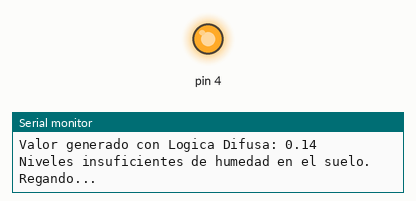
The sketch below on a simulated Arduino Uno, built with avr-gcc and run on an emulated ATmega328P. On the bench: output pins drawn as LEDs (lit = HIGH), the last lines printed to the serial monitor.

Above: at 0.3 s.
At 4.3 s:
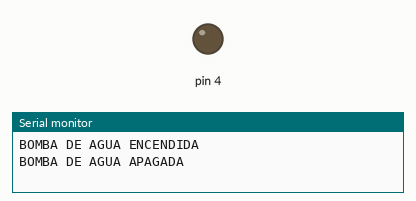
Timing chart, 0 to 5.8 s (numbered marks = the images above):
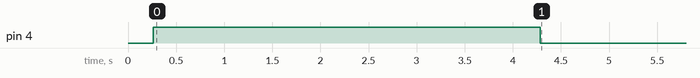

The sketch:

fuzzyRegar.ino
```cpp
/*
   PROYECTO FINAL DE INTELIGENCIA ARTIFICIAL (8452)
"PROPICIAR LA AGRICULTURA CON REGADERAS INTELIGENTES"
        PROFESOR: JOSÉ CARLOS RANGEL ORTIZ

                    AUTORES:
         ADEMIR MONTENEGRO (8-990-1685)
         CECYDI BETHANCOURT (8-993-1290)
           MIGUEL ORTEGA (8-943-1355)

                    GRUPO:
                   1IL-133

               I SEMESTRE, 2022
                */

#define FIS_TYPE float
#define FIS_RESOLUSION 101
#define FIS_MIN -3.4028235E+38
#define FIS_MAX 3.4028235E+38
#define sensor_humedad_pin A1
#define sensor_humedad_pin2 A2
typedef FIS_TYPE(*_FIS_MF)(FIS_TYPE, FIS_TYPE*);
typedef FIS_TYPE(*_FIS_ARR_OP)(FIS_TYPE, FIS_TYPE);
typedef FIS_TYPE(*_FIS_ARR)(FIS_TYPE*, int, _FIS_ARR_OP);

//***********************************************************************
// Matlab .fis to arduino C converter v2.0.1.25122016
// - Karthik Nadig, USA
// Please report bugs to:
// https://github.com/karthiknadig/ArduinoFIS/issues
// If you don't have a GitHub account mail to karthiknadig@gmail.com
//***********************************************************************

// Number of inputs to the fuzzy inference system
const int fis_gcI = 2;
// Number of outputs to the fuzzy inference system
const int fis_gcO = 1;
// Number of rules to the fuzzy inference system
const int fis_gcR = 9;

FIS_TYPE g_fisInput[fis_gcI];
FIS_TYPE g_fisOutput[fis_gcO];


void setup()
{
    Serial.begin(9600);
    pinMode(4,OUTPUT);
}


void loop()
{
    //Decodificar valores de humedad a porcentajes usables
    float humedadA1 = map(analogRead(sensor_humedad_pin),0,1023,100,0);
    float humedadA2 = map(analogRead(sensor_humedad_pin2),0,1023,100,0);
    //Imprimir valores de entrada
    Serial.print("\n--------------------------------");
    Serial.print("\nHumedad del sensor azul: ");
    Serial.print(humedadA1);
    Serial.print("%");
    Serial.print("\n/////////////////////////////");
    Serial.print("\nHumedad del sensor naranja: ");
    Serial.print(humedadA2);
    Serial.print("%");
    Serial.print("\n--------------------------------");

    g_fisInput[0]=humedadA1;
    g_fisInput[1]=humedadA2;
    g_fisOutput[0] = 0;
    fis_evaluate();

    //Imprimir valores de salida o resultados

    Serial.print("\nValor generado con Logica Difusa: ");
    Serial.print(g_fisOutput[0]);
    float resultado = g_fisOutput[0];
    //Si el resultado es menor a 0.5, indicando baja humedad
    if(resultado<0.49){
      Serial.print("\nNiveles insuficientes de humedad en el suelo. Regando...");
      //Encender bomba de agua
      digitalWrite(4,HIGH);
      Serial.print("\nBOMBA DE AGUA ENCENDIDA");
      //Esperar 4 segundos, y luego apagar bomba de agua
      delay(4000);
      digitalWrite(4,LOW);
      Serial.print("\nBOMBA DE AGUA APAGADA");
    }
    //Si el resultado es igual a 0.5, indicando niveles estables de humedad
    if(resultado==0.50){
      Serial.print("\nNiveles óptimos de humedad en el suelo.");
    }
    //Si el resultado es mayor a 0.5, osea humedad alta
    if(resultado>0.7){
      Serial.print("\nNiveles altos de humedad en el suelo. ¡Evite regar en exceso!");
    }
    //Esperar 20 minutos para realizar el proceso nuevamente
    delay(1200000);
}

//***********************************************************************
// Support functions for Fuzzy Inference System
//***********************************************************************
// Triangular Member Function
FIS_TYPE fis_trimf(FIS_TYPE x, FIS_TYPE* p)
{
    FIS_TYPE a = p[0], b = p[1], c = p[2];
    FIS_TYPE t1 = (x - a) / (b - a);
    FIS_TYPE t2 = (c - x) / (c - b);
    if ((a == b) && (b == c)) return (FIS_TYPE) (x == a);
    if (a == b) return (FIS_TYPE) (t2*(b <= x)*(x <= c));
    if (b == c) return (FIS_TYPE) (t1*(a <= x)*(x <= b));
    t1 = min(t1, t2);
    return (FIS_TYPE) max(t1, 0);
}

FIS_TYPE fis_min(FIS_TYPE a, FIS_TYPE b)
{
    return min(a, b);
}

FIS_TYPE fis_max(FIS_TYPE a, FIS_TYPE b)
{
    return max(a, b);
}

FIS_TYPE fis_array_operation(FIS_TYPE *array, int size, _FIS_ARR_OP pfnOp)
{
    int i;
    FIS_TYPE ret = 0;

    if (size == 0) return ret;
    if (size == 1) return array[0];

    ret = array[0];
    for (i = 1; i < size; i++)
    {
        ret = (*pfnOp)(ret, array[i]);
    }

    return ret;
}


//***********************************************************************
// Data for Fuzzy Inference System
//***********************************************************************
// Pointers to the implementations of member functions
_FIS_MF fis_gMF[] =
{
    fis_trimf
};

// Count of member function for each Input
int fis_gIMFCount[] = { 3, 3 };

// Count of member function for each Output
int fis_gOMFCount[] = { 3 };

// Coefficients for the Input Member Functions
FIS_TYPE fis_gMFI0Coeff1[] = { 0, 55, 60 };
FIS_TYPE fis_gMFI0Coeff2[] = { 55, 65, 70 };
FIS_TYPE fis_gMFI0Coeff3[] = { 65, 80, 100 };
FIS_TYPE* fis_gMFI0Coeff[] = { fis_gMFI0Coeff1, fis_gMFI0Coeff2, fis_gMFI0Coeff3 };
FIS_TYPE fis_gMFI1Coeff1[] = { 0, 55, 60 };
FIS_TYPE fis_gMFI1Coeff2[] = { 55, 65, 70 };
FIS_TYPE fis_gMFI1Coeff3[] = { 65, 80, 100 };
FIS_TYPE* fis_gMFI1Coeff[] = { fis_gMFI1Coeff1, fis_gMFI1Coeff2, fis_gMFI1Coeff3 };
FIS_TYPE** fis_gMFICoeff[] = { fis_gMFI0Coeff, fis_gMFI1Coeff };

// Coefficients for the Output Member Functions
FIS_TYPE fis_gMFO0Coeff1[] = { -0.416666666666667, 0, 0.416666666666667 };
FIS_TYPE fis_gMFO0Coeff2[] = { 0.0833333333333333, 0.5, 0.916666666666667 };
FIS_TYPE fis_gMFO0Coeff3[] = { 0.583333333333333, 1, 1.41666666666667 };
FIS_TYPE* fis_gMFO0Coeff[] = { fis_gMFO0Coeff1, fis_gMFO0Coeff2, fis_gMFO0Coeff3 };
FIS_TYPE** fis_gMFOCoeff[] = { fis_gMFO0Coeff };

// Input membership function set
int fis_gMFI0[] = { 0, 0, 0 };
int fis_gMFI1[] = { 0, 0, 0 };
int* fis_gMFI[] = { fis_gMFI0, fis_gMFI1};

// Output membership function set
int fis_gMFO0[] = { 0, 0, 0 };
int* fis_gMFO[] = { fis_gMFO0};

// Rule Weights
FIS_TYPE fis_gRWeight[] = { 1, 1, 1, 1, 1, 1, 1, 1, 1 };

// Rule Type
int fis_gRType[] = { 1, 1, 1, 1, 1, 1, 1, 1, 1 };

// Rule Inputs
int fis_gRI0[] = { 1, 1 };
int fis_gRI1[] = { 1, 2 };
int fis_gRI2[] = { 2, 1 };
int fis_gRI3[] = { 2, 2 };
int fis_gRI4[] = { 3, 2 };
int fis_gRI5[] = { 2, 3 };
int fis_gRI6[] = { 1, 3 };
int fis_gRI7[] = { 3, 1 };
int fis_gRI8[] = { 3, 3 };
int* fis_gRI[] = { fis_gRI0, fis_gRI1, fis_gRI2, fis_gRI3, fis_gRI4, fis_gRI5, fis_gRI6, fis_gRI7, fis_gRI8 };

// Rule Outputs
int fis_gRO0[] = { 1 };
int fis_gRO1[] = { 2 };
int fis_gRO2[] = { 2 };
int fis_gRO3[] = { 2 };
int fis_gRO4[] = { 2 };
int fis_gRO5[] = { 2 };
int fis_gRO6[] = { 2 };
int fis_gRO7[] = { 2 };
int fis_gRO8[] = { 3 };
int* fis_gRO[] = { fis_gRO0, fis_gRO1, fis_gRO2, fis_gRO3, fis_gRO4, fis_gRO5, fis_gRO6, fis_gRO7, fis_gRO8 };

// Input range Min
FIS_TYPE fis_gIMin[] = { 0, 0 };

// Input range Max
FIS_TYPE fis_gIMax[] = { 100, 100 };

// Output range Min
FIS_TYPE fis_gOMin[] = { 0 };

// Output range Max
FIS_TYPE fis_gOMax[] = { 1 };

//***********************************************************************
// Data dependent support functions for Fuzzy Inference System
//***********************************************************************
FIS_TYPE fis_MF_out(FIS_TYPE** fuzzyRuleSet, FIS_TYPE x, int o)
{
    FIS_TYPE mfOut;
    int r;

    for (r = 0; r < fis_gcR; ++r)
    {
        int index = fis_gRO[r][o];
        if (index > 0)
        {
            index = index - 1;
            mfOut = (fis_gMF[fis_gMFO[o][index]])(x, fis_gMFOCoeff[o][index]);
        }
        else if (index < 0)
        {
            index = -index - 1;
            mfOut = 1 - (fis_gMF[fis_gMFO[o][index]])(x, fis_gMFOCoeff[o][index]);
        }
        else
        {
            mfOut = 0;
        }

        fuzzyRuleSet[0][r] = fis_min(mfOut, fuzzyRuleSet[1][r]);
    }
    return fis_array_operation(fuzzyRuleSet[0], fis_gcR, fis_max);
}

FIS_TYPE fis_defuzz_centroid(FIS_TYPE** fuzzyRuleSet, int o)
{
    FIS_TYPE step = (fis_gOMax[o] - fis_gOMin[o]) / (FIS_RESOLUSION - 1);
    FIS_TYPE area = 0;
    FIS_TYPE momentum = 0;
    FIS_TYPE dist, slice;
    int i;

    // calculate the area under the curve formed by the MF outputs
    for (i = 0; i < FIS_RESOLUSION; ++i){
        dist = fis_gOMin[o] + (step * i);
        slice = step * fis_MF_out(fuzzyRuleSet, dist, o);
        area += slice;
        momentum += slice*dist;
    }

    return ((area == 0) ? ((fis_gOMax[o] + fis_gOMin[o]) / 2) : (momentum / area));
}

//***********************************************************************
// Fuzzy Inference System
//***********************************************************************
void fis_evaluate()
{
    FIS_TYPE fuzzyInput0[] = { 0, 0, 0 };
    FIS_TYPE fuzzyInput1[] = { 0, 0, 0 };
    FIS_TYPE* fuzzyInput[fis_gcI] = { fuzzyInput0, fuzzyInput1, };
    FIS_TYPE fuzzyOutput0[] = { 0, 0, 0 };
    FIS_TYPE* fuzzyOutput[fis_gcO] = { fuzzyOutput0, };
    FIS_TYPE fuzzyRules[fis_gcR] = { 0 };
    FIS_TYPE fuzzyFires[fis_gcR] = { 0 };
    FIS_TYPE* fuzzyRuleSet[] = { fuzzyRules, fuzzyFires };
    FIS_TYPE sW = 0;

    // Transforming input to fuzzy Input
    int i, j, r, o;
    for (i = 0; i < fis_gcI; ++i)
    {
        for (j = 0; j < fis_gIMFCount[i]; ++j)
        {
            fuzzyInput[i][j] =
                (fis_gMF[fis_gMFI[i][j]])(g_fisInput[i], fis_gMFICoeff[i][j]);
        }
    }

    int index = 0;
    for (r = 0; r < fis_gcR; ++r)
    {
        if (fis_gRType[r] == 1)
        {
            fuzzyFires[r] = FIS_MAX;
            for (i = 0; i < fis_gcI; ++i)
            {
                index = fis_gRI[r][i];
                if (index > 0)
                    fuzzyFires[r] = fis_min(fuzzyFires[r], fuzzyInput[i][index - 1]);
                else if (index < 0)
                    fuzzyFires[r] = fis_min(fuzzyFires[r], 1 - fuzzyInput[i][-index - 1]);
                else
                    fuzzyFires[r] = fis_min(fuzzyFires[r], 1);
            }
        }
        else
        {
            fuzzyFires[r] = FIS_MIN;
            for (i = 0; i < fis_gcI; ++i)
            {
                index = fis_gRI[r][i];
                if (index > 0)
                    fuzzyFires[r] = fis_max(fuzzyFires[r], fuzzyInput[i][index - 1]);
                else if (index < 0)
                    fuzzyFires[r] = fis_max(fuzzyFires[r], 1 - fuzzyInput[i][-index - 1]);
                else
                    fuzzyFires[r] = fis_max(fuzzyFires[r], 0);
            }
        }

        fuzzyFires[r] = fis_gRWeight[r] * fuzzyFires[r];
        sW += fuzzyFires[r];
    }

    if (sW == 0)
    {
        for (o = 0; o < fis_gcO; ++o)
        {
            g_fisOutput[o] = ((fis_gOMax[o] + fis_gOMin[o]) / 2);
        }
    }
    else
    {
        for (o = 0; o < fis_gcO; ++o)
        {
            g_fisOutput[o] = fis_defuzz_centroid(fuzzyRuleSet, o);
        }
    }
}
```

Measured:
- by itself, pin 4: LOW → HIGH at 0.26 s, → LOW 4.0 s later
